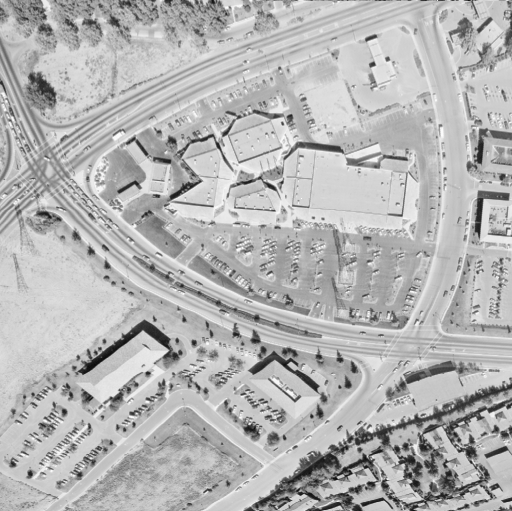
#> input picture aerial.png, 512 x 511 px
$ jupyter execute 'image_processing_testing&practice.ipynb'
#> lines starting #> are read from the running program, lines starting #| are printed output that depends on the picture
[cell 1]
# Import the required module
from skimage import exposure
from skimage import color, data
from skimage import io
#import matplotlib as plt
from matplotlib import pyplot as plt

[cell 2]
def show_image(image, title='Image', cmap_type='gray'):
    plt.imshow(image, cmap=cmap_type)
    plt.title(title)
    plt.axis('off')
    plt.show()

[cell 3]
image_aerial = io.imread("./aerial.png")
#> image_aerial is the input picture: shape (511, 512); min 12, max 252, mean 180.4

# Use histogram equalization to improve the contrast
image_eq =  exposure.equalize_hist(image_aerial)
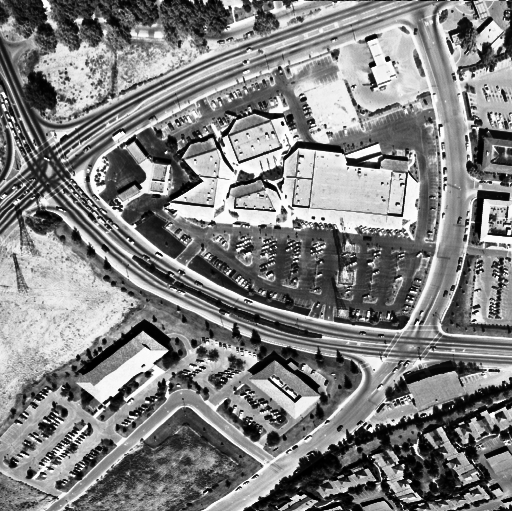
#> image_eq: shape (511, 512) float64; min 7.64e-06, max 1, mean 0.505

# Show the original and resulting image
show_image(image_aerial, 'Original')
show_image(image_eq, 'Resulting image')
